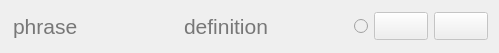
<?xml version="1.0" encoding="UTF-8"?>
<ui version="4.0">
 <class>NewFlashcardsWidget</class>
 <widget class="QWidget" name="NewFlashcardsWidget">
  <property name="geometry">
   <rect>
    <x>0</x>
    <y>0</y>
    <width>499</width>
    <height>48</height>
   </rect>
  </property>
  <property name="sizePolicy">
   <sizepolicy hsizetype="Preferred" vsizetype="Minimum">
    <horstretch>0</horstretch>
    <verstretch>0</verstretch>
   </sizepolicy>
  </property>
  <property name="windowTitle">
   <string>Form</string>
  </property>
  <layout class="QHBoxLayout" name="horizontalLayout">
   <item>
    <widget class="QLineEdit" name="fld_phrase">
     <property name="enabled">
      <bool>false</bool>
     </property>
     <property name="sizePolicy">
      <sizepolicy hsizetype="Expanding" vsizetype="Fixed">
       <horstretch>0</horstretch>
       <verstretch>0</verstretch>
      </sizepolicy>
     </property>
     <property name="font">
      <font>
       <pointsize>16</pointsize>
      </font>
     </property>
     <property name="maxLength">
      <number>50</number>
     </property>
     <property name="frame">
      <bool>false</bool>
     </property>
     <property name="placeholderText">
      <string>phrase</string>
     </property>
    </widget>
   </item>
   <item>
    <widget class="QLineEdit" name="fld_definition">
     <property name="enabled">
      <bool>false</bool>
     </property>
     <property name="sizePolicy">
      <sizepolicy hsizetype="Expanding" vsizetype="Fixed">
       <horstretch>0</horstretch>
       <verstretch>0</verstretch>
      </sizepolicy>
     </property>
     <property name="font">
      <font>
       <pointsize>16</pointsize>
      </font>
     </property>
     <property name="maxLength">
      <number>50</number>
     </property>
     <property name="frame">
      <bool>false</bool>
     </property>
     <property name="placeholderText">
      <string>definition</string>
     </property>
    </widget>
   </item>
   <item>
    <widget class="QRadioButton" name="rbtn_priority">
     <property name="enabled">
      <bool>false</bool>
     </property>
     <property name="sizePolicy">
      <sizepolicy hsizetype="Preferred" vsizetype="Fixed">
       <horstretch>0</horstretch>
       <verstretch>0</verstretch>
      </sizepolicy>
     </property>
     <property name="text">
      <string/>
     </property>
     <property name="checkable">
      <bool>true</bool>
     </property>
     <property name="checked">
      <bool>false</bool>
     </property>
    </widget>
   </item>
   <item>
    <widget class="PushButton" name="btn_add_flashcard">
     <property name="enabled">
      <bool>false</bool>
     </property>
     <property name="sizePolicy">
      <sizepolicy hsizetype="Fixed" vsizetype="Fixed">
       <horstretch>0</horstretch>
       <verstretch>0</verstretch>
      </sizepolicy>
     </property>
     <property name="font">
      <font>
       <pointsize>13</pointsize>
      </font>
     </property>
     <property name="text">
      <string/>
     </property>
     <property name="icon">
      <iconset resource="../../../resources.qrc">
       <normaloff>:/lib/ui/icons/plus.png</normaloff>:/lib/ui/icons/plus.png</iconset>
     </property>
    </widget>
   </item>
   <item>
    <widget class="PushButton" name="btn_cancel_flashcard">
     <property name="enabled">
      <bool>false</bool>
     </property>
     <property name="sizePolicy">
      <sizepolicy hsizetype="Fixed" vsizetype="Fixed">
       <horstretch>0</horstretch>
       <verstretch>0</verstretch>
      </sizepolicy>
     </property>
     <property name="font">
      <font>
       <pointsize>13</pointsize>
      </font>
     </property>
     <property name="text">
      <string/>
     </property>
     <property name="icon">
      <iconset resource="../../../resources.qrc">
       <normaloff>:/lib/ui/icons/delete.png</normaloff>:/lib/ui/icons/delete.png</iconset>
     </property>
     <property name="checkable">
      <bool>false</bool>
     </property>
    </widget>
   </item>
  </layout>
 </widget>
 <customwidgets>
  <customwidget>
   <class>PushButton</class>
   <extends>QPushButton</extends>
   <header>lib/ui/widgets_basic.h</header>
  </customwidget>
 </customwidgets>
 <resources>
  <include location="../../../resources.qrc"/>
 </resources>
 <connections/>
</ui>
